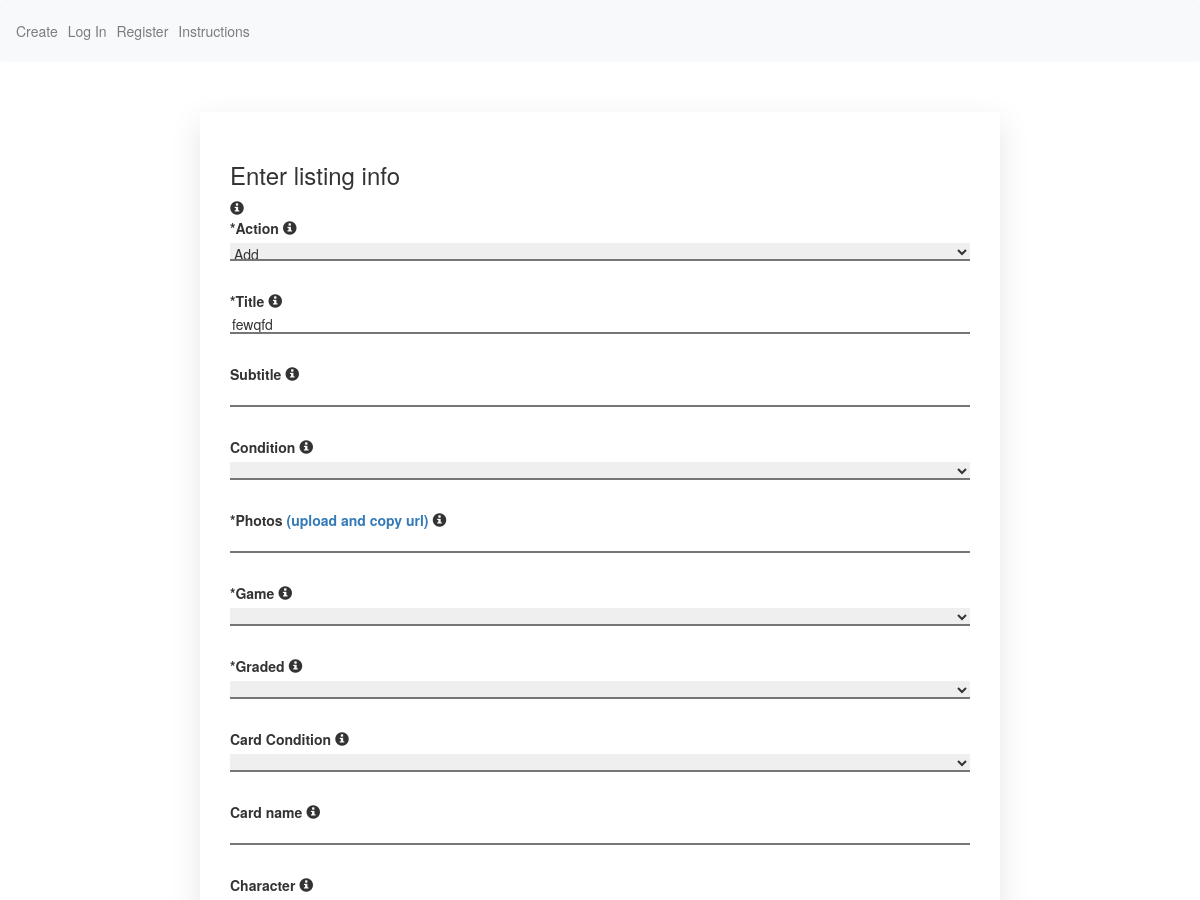
Before: /unique/1 (upper part) with the older database file.
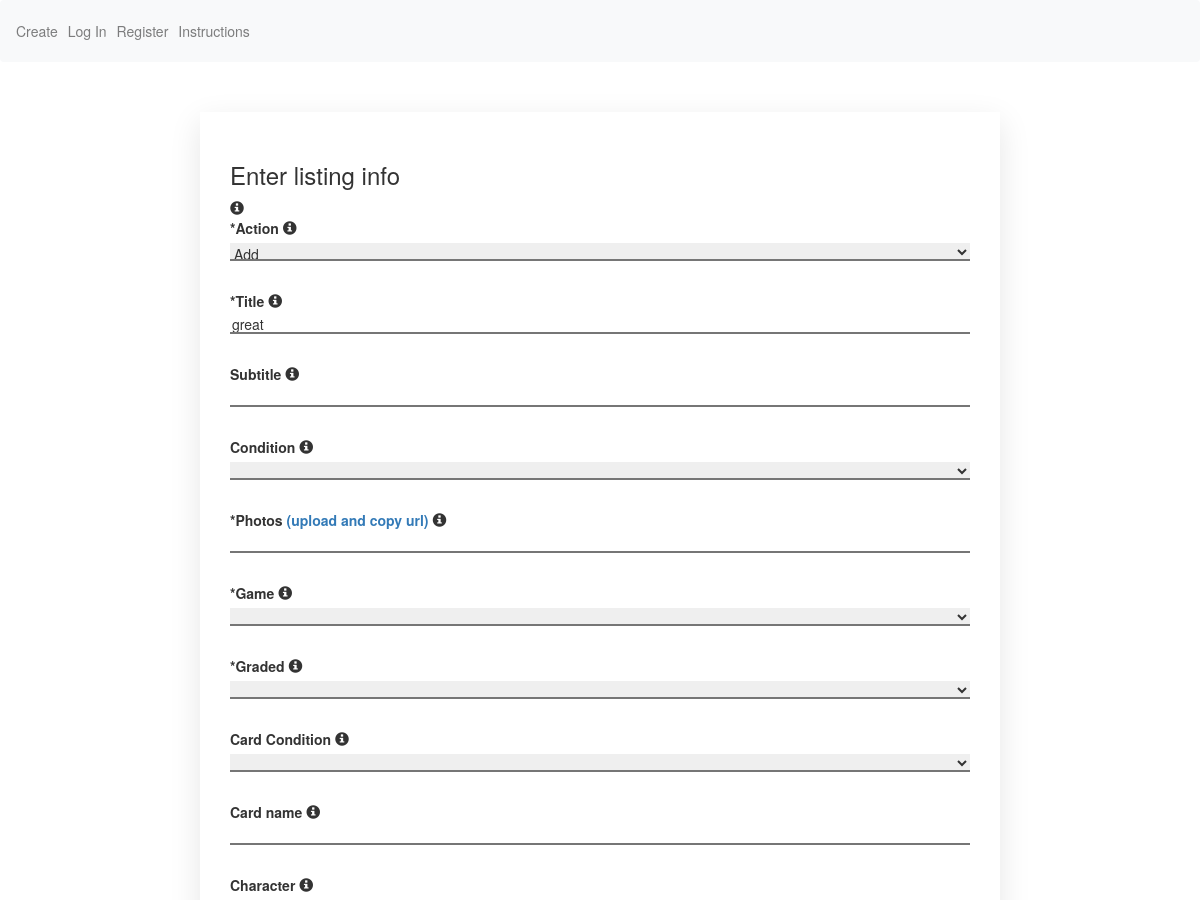
After: the same page with the newer database file.
### BulkLister/models.py (models this page shows)
class Field(models.Model):
    index = models.IntegerField()
    value = models.CharField(max_length=127)

### BulkLister/views.py (the view)
# urls.py: path("unique/<int:id>", views.unique, name="unique"),
@csrf_exempt
def unique(request, id):
    session = Session.objects.get(id=id)
    data = session.static.all()
    array = []
    for field in data:
        array.append(field.value)
    return render(request, "BulkLister/index.html", {
        "array": array,
        "session": session.id,
        "unique": True
    })

### BulkLister/templates/BulkLister/index.html (shortened to what this page needs)
{% extends "BulkLister/layout.html" %}
{% load static %}
{% block body %}
    <section class="form-section">
        {% if saved %}
            <h3 class="title">Edit static listing info</h3>
        {% elif unique %}
            <h3 class="title">Enter listing info</h3>
        {% else %}
            <h3 class="title">Enter static listing info</h3>
        {% endif %}
            <span class="glyphicon glyphicon-info-sign" data-tooltip=""></span>
        <label for="action">*Action
            <span class="glyphicon glyphicon-info-sign" data-tooltip="Action will post new listings to eBay."></span>
        </label>
        <select data-id="0" id="action" class="input-field">
            <option>Add</option>
        </select>
        <label for="title">*Title
            <span class="glyphicon glyphicon-info-sign" data-tooltip="A descriptive title helps buyers find your item. State exactly what your item is. Include words that buyers will use to search for your item."></span>
        </label>
        <input data-id="4" id="title" type="text" class="input-field" value="{{ array.1 }}">
        <label for="subtitle">Subtitle
            <span class="glyphicon glyphicon-info-sign" data-tooltip="A descriptive title helps buyers find your item. State exactly what your item is. Include words that buyers will use to search for your item."></span>
        </label>
        <input data-id="5" id="subtitle" type="text" class="input-field" value="{{ array.2 }}">
        <label for="condition">Condition
            <span class="glyphicon glyphicon-info-sign" data-tooltip="Select the condition of the item you're listing."></span>
        </label>
        <select data-id="8" id="condition" class="input-field">
            <option>{{ array.3 }}</option>
            <option>New</option>
        </select>
        <label for="photos">*Photos <a href="https://imgbb.com/" target="_blank">(upload and copy url) </a>
            <span class="glyphicon glyphicon-info-sign" data-tooltip="URL of the image to add to your listing. For best results, use an image that is in .jpg format and is at least 1000 pixels on the longest side."></span>
        </label>
        <input data-id="49" id="photos" class="input-field" type="text" value="{{ array.4 }}">
        <label for="game">*Game
            <span class="glyphicon glyphicon-info-sign" data-tooltip="Name of the game the product belongs to or is compatible with"></span>
        </label>
        <select data-id="9" id="game" class="input-field">
            <option>{{ array.5 }}</option>
            <option id="game-option">Pokemon TCG</option>
        </select>
        <label for="graded">*Graded
            <span class="glyphicon glyphicon-info-sign" data-tooltip="Whether the condition of the product has been authenticated by a professional grading company"></span>
        </label>
        <select data-id="10" id="graded" class="input-field">
            <option>{{ array.14 }}</option>
            <option>Yes</option>
        </select>
        <label for="card-condition">Card Condition
            <span class="glyphicon glyphicon-info-sign" data-tooltip="Type of physical condition of only ungraded cards. This is not in reference to professional grading standards and grading references are not tolerated. Graded cards are to be listed as a graded card along with their grade, professional grader, and certification number. Item condition should be described conservatively in order to avoid returns on the basis that the item is not as described. For additional information on each card condition, go to www.ebay.com/cardconditions."></span>
        </label>
        <select data-id="23" id="card-condition" class="input-field">
            <option>{{ array.18 }}</option>
            <option>Near Mint or Better</option>
        </select>
        <label for="card-name">Card name
            <span class="glyphicon glyphicon-info-sign" data-tooltip="Name of the recognized character or scene summary on the card"></span>
        </label>
        <input data-id="11" id="card-name" class="input-field" type="text" value="{{ array.19 }}">
        <label for="character">Character
            <span class="glyphicon glyphicon-info-sign" data-tooltip="Recognized character that the product has on itself or on the packaging. For example, Character: Chewbacca"></span>
        </label>
    </section>
{% endblock %}

### BulkLister/templates/BulkLister/layout.html (shortened to what this page needs)
{% load static %}
<!DOCTYPE html>
<html lang="en">
    <head>
        <link rel="stylesheet" href="https://stackpath.bootstrapcdn.com/bootstrap/4.4.1/css/bootstrap.min.css">
        <link rel="stylesheet" href="https://maxcdn.bootstrapcdn.com/bootstrap/3.3.7/css/bootstrap.min.css">
        <link href="{% static 'BulkLister/styles.css' %}" rel="stylesheet">
    </head>
        <nav class="navbar navbar-expand-lg navbar-light bg-light">
            <div>
              <ul class="navbar-nav mr-auto">
                <li class="nav-item">
                    <a class="nav-link" href="{% url 'index' %}">Create</a>
                </li>
                {% if request.user.is_authenticated %}
                    <li class="nav-item">
                        <a class="nav-link" href="{% url 'logout' %}">Log Out</a>
                    </li>
                {% else %}
                    <li class="nav-item">
                        <a class="nav-link" href="{% url 'login' %}">Log In</a>
                    </li>
                    <li class="nav-item">
                        <a class="nav-link" href="{% url 'register' %}">Register</a>
                    </li>
                {% endif %}
                <li class="nav-item">
                    <a class="nav-link" href="https://pics.ebay.com/aw/pics/pdf/us/file_exchange/File_Exchange_Basic_Template_Mini_Guide.pdf" target="_blank">Instructions</a>
                </li>
              </ul>
            </div>
          </nav>
        {% block body %}
        {% endblock %}
</html>

### BulkLister/static/BulkLister/styles.css (style rules this page uses)
.form-section { max-width: 800px; margin: 50px auto; position: relative; box-shadow: 0 10px 30px 0px rgba(0,0,0,0.1); padding: 30px; }
.input-field { display: block; width: 100%; height: 18px; border-width: 0 0 2px 0; line-height: 26px; font-weight: 400; margin-bottom: 30px; }
label { display: block; }

Changed rows visible on the page:
changed Field: value "fewqfd" → "great"
